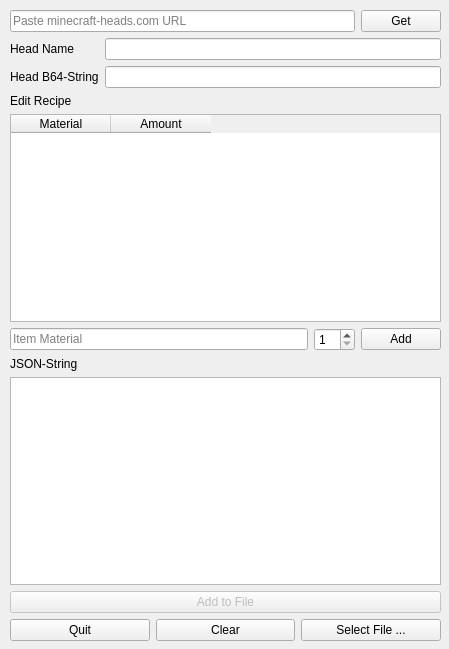
<?xml version="1.0" encoding="UTF-8"?>
<ui version="4.0">
 <class>MainWindow</class>
 <widget class="QMainWindow" name="MainWindow">
  <property name="geometry">
   <rect>
    <x>0</x>
    <y>0</y>
    <width>449</width>
    <height>649</height>
   </rect>
  </property>
  <property name="windowTitle">
   <string>minecraft-heads.com to HeadCraft</string>
  </property>
  <widget class="QWidget" name="centralwidget">
   <widget class="QWidget" name="">
    <property name="geometry">
     <rect>
      <x>10</x>
      <y>10</y>
      <width>431</width>
      <height>631</height>
     </rect>
    </property>
    <layout class="QGridLayout" name="gridLayout">
     <item row="2" column="0" colspan="3">
      <widget class="QLabel" name="label">
       <property name="text">
        <string>Edit Recipe</string>
       </property>
      </widget>
     </item>
     <item row="4" column="0">
      <widget class="QLineEdit" name="mat_name">
       <property name="placeholderText">
        <string>Item Material</string>
       </property>
      </widget>
     </item>
     <item row="0" column="2">
      <widget class="QPushButton" name="btn_get_head">
       <property name="text">
        <string>Get</string>
       </property>
      </widget>
     </item>
     <item row="5" column="0" colspan="3">
      <widget class="QLabel" name="label_2">
       <property name="text">
        <string>JSON-String</string>
       </property>
      </widget>
     </item>
     <item row="6" column="0" colspan="3">
      <widget class="QTextEdit" name="json_text">
       <property name="readOnly">
        <bool>true</bool>
       </property>
      </widget>
     </item>
     <item row="10" column="0" colspan="3">
      <layout class="QHBoxLayout" name="horizontalLayout">
       <item>
        <widget class="QPushButton" name="btn_close">
         <property name="text">
          <string>Quit</string>
         </property>
        </widget>
       </item>
       <item>
        <widget class="QPushButton" name="btn_clear">
         <property name="text">
          <string>Clear</string>
         </property>
        </widget>
       </item>
       <item>
        <widget class="QPushButton" name="btn_file">
         <property name="text">
          <string>Select File ...</string>
         </property>
        </widget>
       </item>
      </layout>
     </item>
     <item row="4" column="2">
      <widget class="QPushButton" name="btn_ingre">
       <property name="text">
        <string>Add</string>
       </property>
      </widget>
     </item>
     <item row="3" column="0" colspan="3">
      <widget class="QTableWidget" name="ingre_table">
       <property name="horizontalScrollBarPolicy">
        <enum>Qt::ScrollBarAlwaysOff</enum>
       </property>
       <property name="autoScroll">
        <bool>false</bool>
       </property>
       <property name="editTriggers">
        <set>QAbstractItemView::NoEditTriggers</set>
       </property>
       <property name="showDropIndicator" stdset="0">
        <bool>false</bool>
       </property>
       <property name="selectionMode">
        <enum>QAbstractItemView::SingleSelection</enum>
       </property>
       <property name="selectionBehavior">
        <enum>QAbstractItemView::SelectRows</enum>
       </property>
       <property name="rowCount">
        <number>0</number>
       </property>
       <property name="columnCount">
        <number>2</number>
       </property>
       <attribute name="horizontalHeaderVisible">
        <bool>true</bool>
       </attribute>
       <attribute name="horizontalHeaderCascadingSectionResizes">
        <bool>false</bool>
       </attribute>
       <attribute name="horizontalHeaderHighlightSections">
        <bool>false</bool>
       </attribute>
       <attribute name="verticalHeaderVisible">
        <bool>false</bool>
       </attribute>
       <attribute name="verticalHeaderHighlightSections">
        <bool>false</bool>
       </attribute>
       <column>
        <property name="text">
         <string>Material</string>
        </property>
       </column>
       <column>
        <property name="text">
         <string>Amount</string>
        </property>
       </column>
      </widget>
     </item>
     <item row="0" column="0" colspan="2">
      <widget class="QLineEdit" name="line_head_url">
       <property name="inputMask">
        <string/>
       </property>
       <property name="frame">
        <bool>true</bool>
       </property>
       <property name="placeholderText">
        <string>Paste minecraft-heads.com URL</string>
       </property>
      </widget>
     </item>
     <item row="4" column="1">
      <widget class="QSpinBox" name="mat_amount">
       <property name="minimum">
        <number>1</number>
       </property>
       <property name="maximum">
        <number>64</number>
       </property>
      </widget>
     </item>
     <item row="1" column="0" colspan="3">
      <layout class="QFormLayout" name="formLayout">
       <item row="0" column="0">
        <widget class="QLabel" name="head_name_label">
         <property name="text">
          <string>Head Name</string>
         </property>
        </widget>
       </item>
       <item row="0" column="1">
        <widget class="QLineEdit" name="head_name"/>
       </item>
       <item row="1" column="0">
        <widget class="QLabel" name="headB64StringLabel">
         <property name="text">
          <string>Head B64-String</string>
         </property>
        </widget>
       </item>
       <item row="1" column="1">
        <widget class="QLineEdit" name="head_string"/>
       </item>
      </layout>
     </item>
     <item row="9" column="0" colspan="3">
      <layout class="QHBoxLayout" name="horizontalLayout_2">
       <item>
        <widget class="QPushButton" name="btn_add_file">
         <property name="enabled">
          <bool>false</bool>
         </property>
         <property name="text">
          <string>Add to File</string>
         </property>
        </widget>
       </item>
      </layout>
     </item>
    </layout>
   </widget>
  </widget>
 </widget>
 <resources/>
 <connections/>
</ui>
